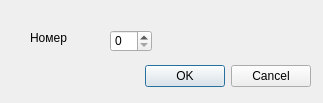
<?xml version="1.0" encoding="UTF-8"?>
<ui version="4.0">
 <class>choose</class>
 <widget class="QDialog" name="choose">
  <property name="geometry">
   <rect>
    <x>0</x>
    <y>0</y>
    <width>323</width>
    <height>103</height>
   </rect>
  </property>
  <property name="windowTitle">
   <string>Dialog</string>
  </property>
  <widget class="QDialogButtonBox" name="buttonBox">
   <property name="geometry">
    <rect>
     <x>-30</x>
     <y>60</y>
     <width>341</width>
     <height>32</height>
    </rect>
   </property>
   <property name="orientation">
    <enum>Qt::Horizontal</enum>
   </property>
   <property name="standardButtons">
    <set>QDialogButtonBox::Cancel|QDialogButtonBox::Ok</set>
   </property>
  </widget>
  <widget class="QSpinBox" name="spinBox">
   <property name="geometry">
    <rect>
     <x>110</x>
     <y>30</y>
     <width>42</width>
     <height>22</height>
    </rect>
   </property>
  </widget>
  <widget class="QLabel" name="label">
   <property name="geometry">
    <rect>
     <x>30</x>
     <y>30</y>
     <width>56</width>
     <height>16</height>
    </rect>
   </property>
   <property name="text">
    <string>Номер</string>
   </property>
  </widget>
 </widget>
 <resources/>
 <connections>
  <connection>
   <sender>buttonBox</sender>
   <signal>accepted()</signal>
   <receiver>choose</receiver>
   <slot>accept()</slot>
   <hints>
    <hint type="sourcelabel">
     <x>248</x>
     <y>254</y>
    </hint>
    <hint type="destinationlabel">
     <x>157</x>
     <y>274</y>
    </hint>
   </hints>
  </connection>
  <connection>
   <sender>buttonBox</sender>
   <signal>rejected()</signal>
   <receiver>choose</receiver>
   <slot>reject()</slot>
   <hints>
    <hint type="sourcelabel">
     <x>316</x>
     <y>260</y>
    </hint>
    <hint type="destinationlabel">
     <x>286</x>
     <y>274</y>
    </hint>
   </hints>
  </connection>
 </connections>
</ui>
